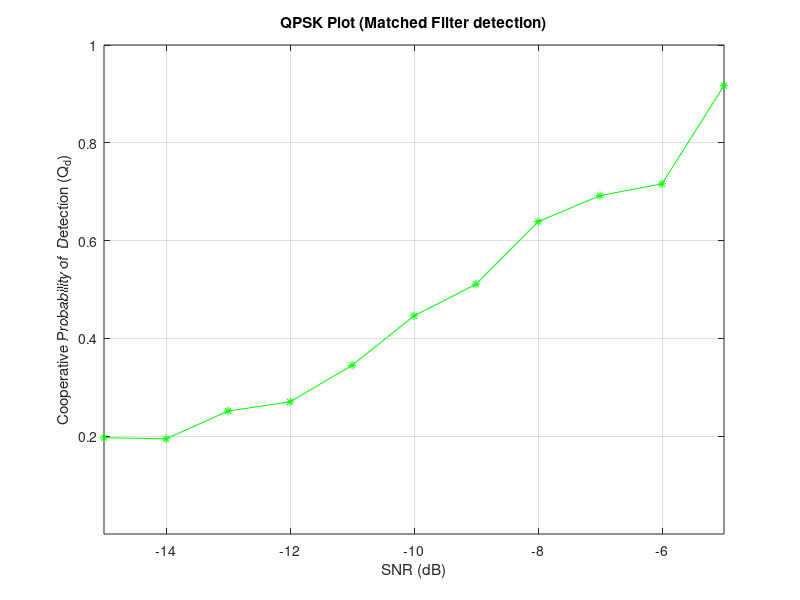
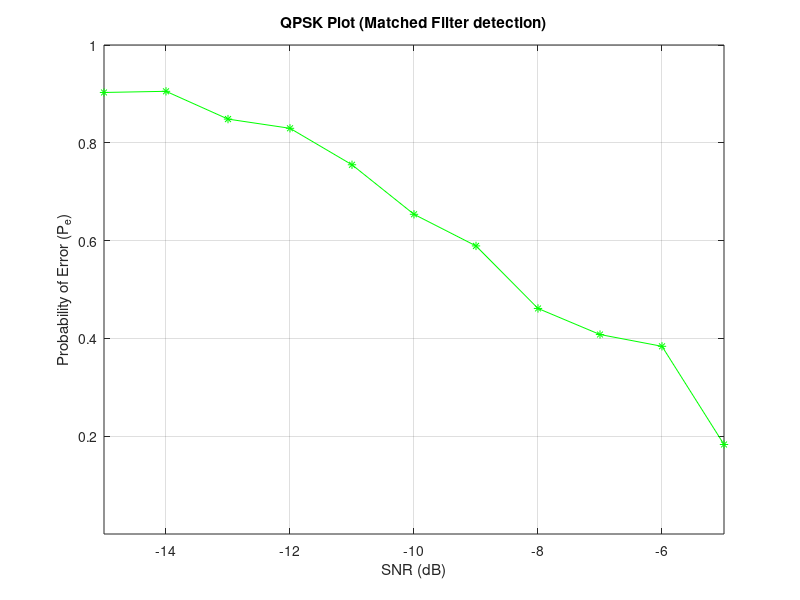

Reproduce these figures in MATLAB, in order.
%QPSKg4
clc
clear all
close all

format long

N = 200;  
%snr_dB =-8; %dB
%snr = 10.^(snr_dB./10);
Pf = 0.01:0.01:1;
uc = 0.1;
%% QPSK Signal

L=1500;
data = round(rand(1,L));                               % Data sequence
uni2bip=2*data-1;                                      % Convert unipolar to bipolar
T=1;                                                   % Bit duration
Eb=T/2;                                                % This will result in unit amplitude waveforms
fc=3/T;                                                % Carrier frequency
t=linspace(0,5,1500);                                  % discrete time sequence between 0 and 5*T (15000 samples)
K=length(t);                                           % Number of samples
Nsb=K/length(data);                                    % Number of samples per bit
dd=repmat(data',1,Nsb);                                % replicate each bit Nsb times
bb=repmat(uni2bip',1,Nsb); dw=dd';                     % Transpose the rows and columns
dw=dw(:)'; 

%------ Convert dw to a column vector (colum by column) and convert to a row vector
bw=bb';
bw=bw(:)';                                             % Data sequence samples
w=sqrt(2*2*Eb/T)*cos(2*pi*fc*t + 3*pi/4);                         % carrier waveform
qpsk_w=bw.*w;                                          % modulated waveform


 %% Probabilty of double threshold
u=1000; 
Pfa = 0.1;
snr_dB =-15:1:-5; %dB
snr = 10.^(snr_dB./10);
for m=1:5
 for i =1:length(snr)
              Dcv=0;
              Dps0=0;
              Dps1 = 1;
              K = 0;
              W=5-K;
              FC_E=0;
          for j = 1:1000

%      lambda(i)=gammaincinv(1-Pf(i),u)*2; %theshold
%      Pdth(i)=marcumq(sqrt(2*snr),sqrt(lambda(i)),u);

        %-----AWGN noise with mean 0 and variance -----%
         Noise = randn(1,N); 
         vn=var(Noise);
         %-----Real valued Gaussian Primary User Signal------% 

         Signal = sqrt(snr(i)).*qpsk_w(1:200);
         vs=var(Signal);

         Recv_Sig = Signal + Noise; % Received signal at SU 1

         Energy = abs(Recv_Sig).*Signal; % Energy of received signal over N samples

         %------- Threshold-----------

         Threshold_0(i) = N*vn + qfuncinv(Pfa)*sqrt(2*N*vn^2);
         Threshold_1(i) = (1-uc)*Threshold_0(i);
         Threshold_2(i) = (1+uc)*Threshold_0(i);


         %-----Computation of Test statistic for energy detection-----%
         X(m) =sum(Energy);

         %% ------------------Conventional---------------------
           if X(m) >= Threshold_0(i)
               Dcv = Dcv +1;
           end

        %% Proposed scheme

            if X(m) <= Threshold_1(i)
               FC(m) = 0;
               Dps0 = Dps0 +1 ;
               K=K+1;
               Lf(K)=FC(m);
           elseif  X(m) >= Threshold_2(i) 
              FC(m) = 1;
              Dps1 = Dps1 + 1;
              K=K+1;
              Lf(K)=FC(m);
           else
               FC(m) = X(m);
               FC_E=FC_E+FC(m);
               if W~=0
    X_avg = FC_E/W;
    if (X_avg < Threshold_0(i))
        Lf(K+1) = 0;
    else
        Lf(K+1) = 1;
    end
               end
            end
        end      
     Pdcv(m,i) = Dcv/j;
     Pdps(m,i) = Dps1/j;
     Pfps(m,i) = Dps0/j;
     Pdps(K+1,i) = qfunc((Threshold_0(i) -N*(vn+vs))./(sqrt(2*N*(vn+vs)^2)));
  end

end


for i=1:length(snr)
     PdcvOR(i)=1-prod(1-Pdcv(:,i));
     PdpsOR(i)=1-prod(1-Pdps(:,i));
 end

plot(snr_dB,PdpsOR,'g-*');
grid on
axis([-15.001,-5,0.0001,1]);
xlabel('SNR (dB)');
ylabel('Cooperative Probability of  Detection (Q_d)');
%legend('Conventional scheme','Proposed scheme');
title('QPSK Plot (Matched Filter detection)')
figure
for i=1:length(snr_dB)
    Pecv(i)=Pfa+1-PdcvOR(i);
    Peps(i)=Pfa+1-PdpsOR(i);
end
plot(snr_dB,Peps,'g-*');
grid on
xlabel('SNR (dB)');
axis([-15,-5,0.0001,1])
ylabel('Probability of Error (P_e)');
%legend('Conventional scheme','Proposed scheme');
title('QPSK Plot (Matched Filter detection)')